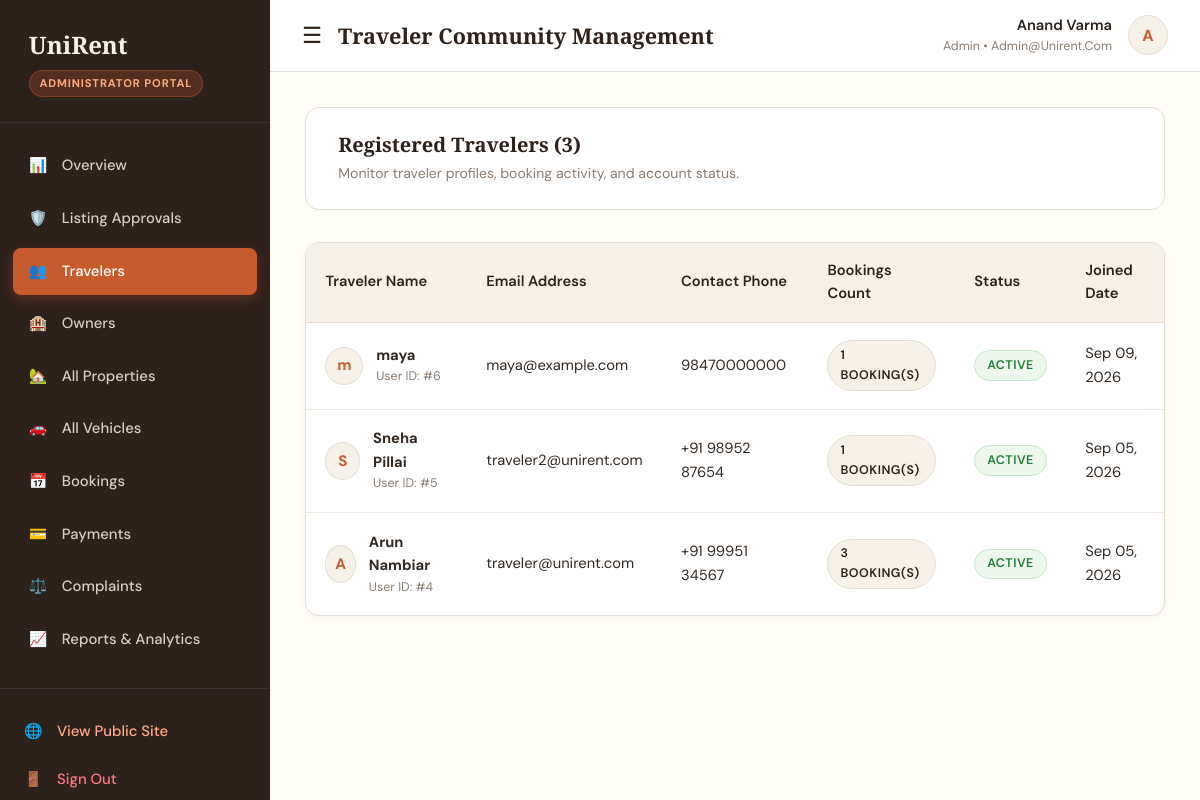
The page /admin/travelers (signed in) on the database as committed earlier.
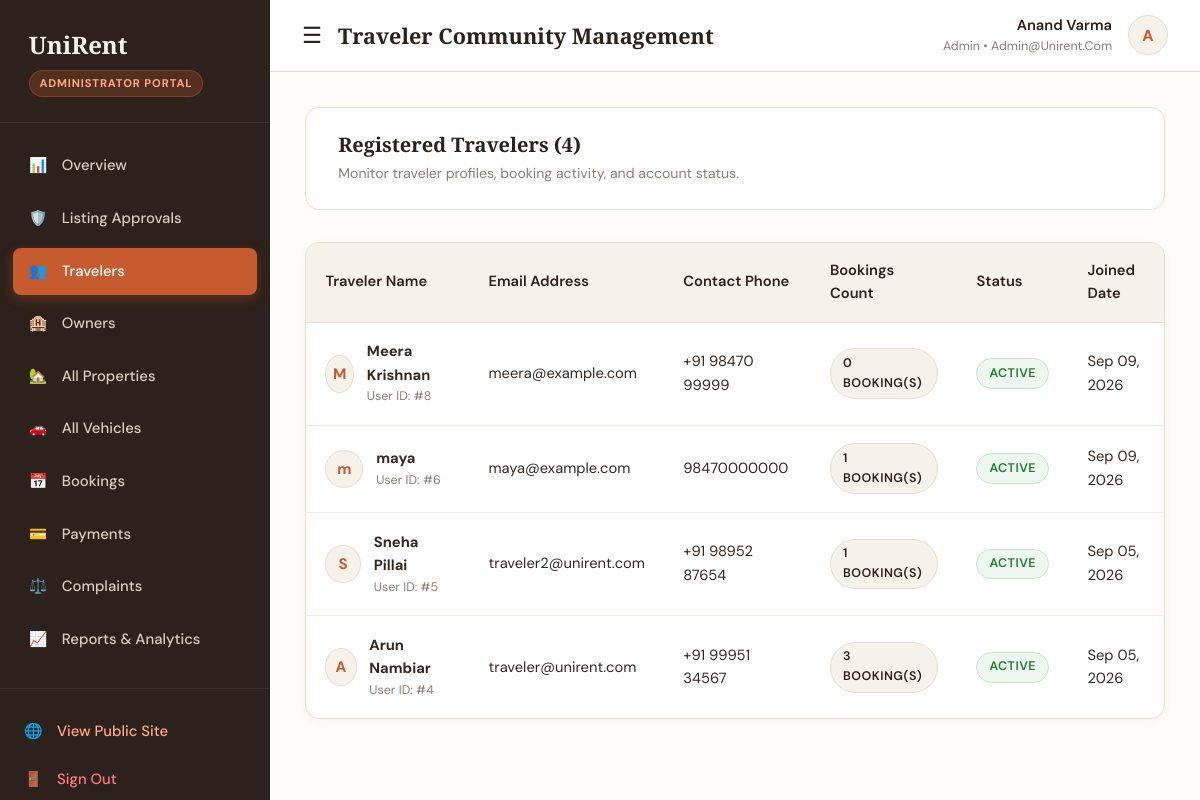
The same page on the database as committed later.
### app/models.py (models this page shows, shortened)
class User(db.Model):
    __tablename__ = 'users'
    user_id = db.Column(db.Integer, primary_key=True, autoincrement=True)
    full_name = db.Column(db.String(120), nullable=False)
    email = db.Column(db.String(150), unique=True, nullable=False, index=True)
    phone = db.Column(db.String(20), nullable=False)
    password_hash = db.Column(db.String(255), nullable=False)
    role = db.Column(db.String(20), nullable=False, default='traveler')  # traveler, owner, admin
    status = db.Column(db.String(20), nullable=False, default='active')  # active, suspended
    profile_image = db.Column(db.String(255), nullable=True)
    created_at = db.Column(db.DateTime, default=datetime.utcnow)
    updated_at = db.Column(db.DateTime, default=datetime.utcnow, onupdate=datetime.utcnow)
    owner_profile = db.relationship('Owner', backref='user', uselist=False, cascade='all, delete-orphan')
    admin_profile = db.relationship('Admin', backref='user', uselist=False, cascade='all, delete-orphan')
    bookings = db.relationship('Booking', backref='user', lazy='dynamic', cascade='all, delete-orphan')
    reviews = db.relationship('Review', backref='user', lazy='dynamic', cascade='all, delete-orphan')
    complaints = db.relationship('Complaint', backref='user', lazy='dynamic', cascade='all, delete-orphan')

### app/routes/admin.py (the view)
@admin_bp.route('/travelers')
@login_required('admin')
def travelers():
    travelers_list = User.query.filter_by(role='traveler').order_by(User.created_at.desc()).all()
    return render_template('admin/travelers.html', travelers=travelers_list)

### templates/admin/travelers.html (shortened to what this page needs)
{% extends "dashboard_base.html" %}
{% block page_title %}Traveler Community Management{% endblock %}
{% block dashboard_content %}
<div style="background: var(--ur-white); border: 1px solid var(--ur-border); border-radius: var(--radius-md); padding: 1.5rem 2rem; margin-bottom: 2rem; display: flex; justify-content: space-between; align-items: center;">
  <div>
    <h3 style="font-size: 1.25rem; margin: 0 0 0.3rem;">Registered Travelers ({{ travelers|length }})</h3>
    <p style="color: var(--ur-muted); font-size: 0.88rem; margin: 0;">Monitor traveler profiles, booking activity, and account status.</p>
  </div>
</div>
<div class="table-responsive">
  <table class="table">
    <thead>
      <tr>
        <th>Traveler Name</th>
        <th>Email Address</th>
        <th>Contact Phone</th>
        <th>Bookings Count</th>
        <th>Status</th>
        <th>Joined Date</th>
      </tr>
    </thead>
    <tbody>
      {% for t in travelers %}
        <tr>
          <td>
            <div style="display: flex; gap: 0.8rem; align-items: center;">
              <div class="user-avatar-circle" style="width: 38px; height: 38px; font-size: 0.95rem;">
                {{ t.full_name[:1] }}
              </div>
              <div>
                <strong>{{ t.full_name }}</strong>
                <div style="font-size: 0.78rem; color: var(--ur-muted);">User ID: #{{ t.user_id }}</div>
              </div>
            </div>
          </td>
          <td>{{ t.email }}</td>
          <td>{{ t.phone }}</td>
          <td>
            <span class="badge badge-pickup">{{ t.bookings.count() }} Booking(s)</span>
          </td>
          <td>
            <span class="badge {% if t.status == 'active' %}badge-approved{% else %}badge-rejected{% endif %}">
              {{ t.status|capitalize }}
            </span>
          </td>
          <td>{{ t.created_at.strftime('%b %d, %Y') if t.created_at else '2026' }}</td>
        </tr>
      {% endfor %}
    </tbody>
  </table>
</div>
{% endblock %}

### templates/dashboard_base.html (shortened to what this page needs)
<!DOCTYPE html>
<html lang="en">
<head>
  <link rel="stylesheet" href="https://unpkg.com/leaflet@1.9.4/dist/leaflet.css"/>
  <link rel="stylesheet" href="{{ url_for('static', filename='css/style.css') }}">
</head>
<body>
<div class="dashboard-container">
  <aside class="dashboard-sidebar">
    <div class="sidebar-header">
      <a href="{{ url_for('main.index') }}" class="sidebar-brand">
        UniRent
      </a>
      <div>
        <span class="sidebar-role-badge">
          {% if current_user and current_user.role == 'admin' %}Administrator Portal
          {% elif current_user and current_user.role == 'owner' %}Property & Vehicle Host
          {% elif current_user and current_user.role == 'traveler' %}Traveler Account
          {% else %}Traveler Account{% endif %}
        </span>
      </div>
    </div>
    <ul class="sidebar-menu">
      {% if current_user and current_user.role == 'admin' %}
        <li class="sidebar-item">
          <a href="{{ url_for('admin.dashboard') }}" class="sidebar-link {% if request.endpoint == 'admin.dashboard' %}active{% endif %}">
            <span>📊</span> <span>Overview</span>
          </a>
        </li>
        <li class="sidebar-item">
          <a href="{{ url_for('admin.approvals') }}" class="sidebar-link {% if request.endpoint == 'admin.approvals' %}active{% endif %}">
            <span>🛡️</span> <span>Listing Approvals</span>
          </a>
        </li>
        <li class="sidebar-item">
          <a href="{{ url_for('admin.travelers') }}" class="sidebar-link {% if request.endpoint == 'admin.travelers' %}active{% endif %}">
            <span>👥</span> <span>Travelers</span>
          </a>
        </li>
        <li class="sidebar-item">
          <a href="{{ url_for('admin.owners') }}" class="sidebar-link {% if request.endpoint == 'admin.owners' %}active{% endif %}">
            <span>🏨</span> <span>Owners</span>
          </a>
        </li>
        <li class="sidebar-item">
          <a href="{{ url_for('admin.properties') }}" class="sidebar-link {% if request.endpoint == 'admin.properties' %}active{% endif %}">
            <span>🏡</span> <span>All Properties</span>
          </a>
        </li>
        <li class="sidebar-item">
          <a href="{{ url_for('admin.vehicles') }}" class="sidebar-link {% if request.endpoint == 'admin.vehicles' %}active{% endif %}">
            <span>🚗</span> <span>All Vehicles</span>
          </a>
        </li>
        <li class="sidebar-item">
          <a href="{{ url_for('admin.bookings') }}" class="sidebar-link {% if request.endpoint == 'admin.bookings' %}active{% endif %}">
            <span>📅</span> <span>Bookings</span>
          </a>
        </li>
        <li class="sidebar-item">
          <a href="{{ url_for('admin.payments') }}" class="sidebar-link {% if request.endpoint == 'admin.payments' %}active{% endif %}">
            <span>💳</span> <span>Payments</span>
          </a>
        </li>
        <li class="sidebar-item">
          <a href="{{ url_for('admin.complaints') }}" class="sidebar-link {% if request.endpoint == 'admin.complaints' %}active{% endif %}">
            <span>⚖️</span> <span>Complaints</span>
          </a>
        </li>
        <li class="sidebar-item">
          <a href="{{ url_for('admin.reports') }}" class="sidebar-link {% if request.endpoint == 'admin.reports' %}active{% endif %}">
            <span>📈</span> <span>Reports & Analytics</span>
          </a>
        </li>
      {% endif %}
    </ul>
    <div class="sidebar-footer">
      <a href="{{ url_for('main.index') }}" class="sidebar-link" style="padding-left:0; color:#ffaa85;">
        <span>🌐</span> <span>View Public Site</span>
      </a>
      <a href="{{ url_for('auth.logout') }}" class="sidebar-link" style="padding-left:0; color:#ff7b7b;">
        <span>🚪</span> <span>Sign Out</span>
      </a>
    </div>
  </aside>
  <div class="dashboard-main">
    <header class="dashboard-topbar">
      <div style="display:flex; align-items:center; gap:1rem;">
        <button id="dashboard_sidebar_toggle" style="background:none; border:none; font-size:1.4rem; cursor:pointer; color:var(--ur-brown); display:block;">
          ☰
        </button>
        <h3 style="font-size:1.35rem; margin:0;">{% block page_title %}Dashboard{% endblock %}</h3>
      </div>
      <div class="topbar-user">
        {% if current_user %}
        <div style="text-align:right;">
          <div style="font-weight:600; font-size:0.92rem; color:var(--ur-brown);">{{ current_user.full_name }}</div>
          <div style="font-size:0.78rem; color:var(--ur-muted); text-transform:capitalize;">{{ current_user.role }} • {{ current_user.email }}</div>
        </div>
        <div class="user-avatar-circle">
          {{ current_user.full_name[:1] if current_user.full_name else 'U' }}
        </div>
        {% endif %}
      </div>
    </header>
    <div class="dashboard-content">
      {% block dashboard_content %}
      {% endblock %}
    </div>
  </div>
</div>
</body>
</html>

Rows that differ between the two databases and show on the page:
added User: full_name "M", full_name "Meera Krishnan", user_id "8", email "meera@example.com", phone "+91 98470 99999", bookings.count "0", status "ACTIVE", created_at "Sep 09, 2026"
Other text that changed with them:
{{ travelers|length }}: "3" → "4"
